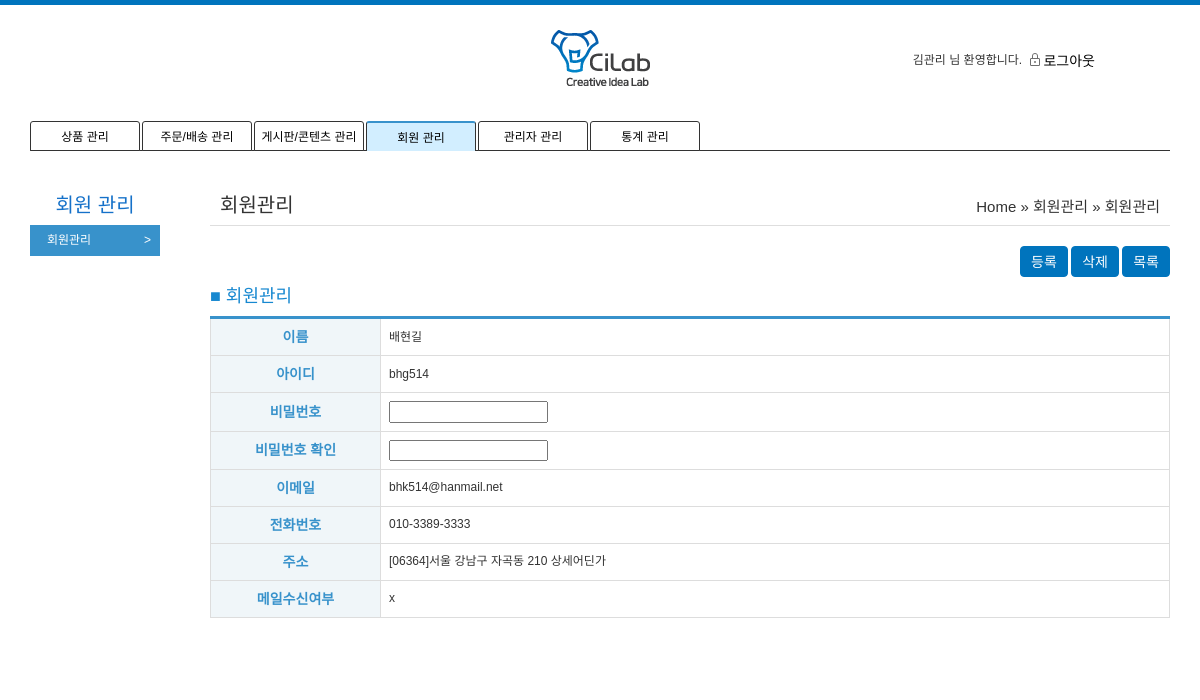
The page /admin/um/detail.php?no=7 (signed in) on the database its author committed.
### tables this page shows
CREATE TABLE IF NOT EXISTS `tb_user` (
  `pk_no` int(11) NOT NULL AUTO_INCREMENT,
  `fd_id` varchar(50) DEFAULT NULL,
  `fd_pw` varchar(100) DEFAULT NULL,
  `fd_name` varchar(50) DEFAULT NULL,
  `fd_hp` varchar(50) DEFAULT NULL,
  `fd_mail` varchar(50) DEFAULT NULL,
  `fd_zip` varchar(50) DEFAULT NULL,
  `fd_address1` varchar(50) DEFAULT NULL,
  `fd_address2` varchar(50) DEFAULT NULL,
  `fd_reception` char(1) DEFAULT NULL,
  `fd_date` date DEFAULT NULL,
  `fd_gender` char(1) DEFAULT NULL,
  `fd_birthday` date DEFAULT NULL,
  `fd_type` char(1) DEFAULT 'u',
  PRIMARY KEY (`pk_no`)
);

### common.php (called while the page is built, shortened)
<?php
	include_once('config/db_config.php');
	$mysqli = new mysqli($host, $user, $pw, $dbName);
	function query_send($query){
		global $mysqli;
		return mysqli_query($mysqli, $query);
	}
	function user_get_info($no,$table){
		$query = "select * from ".$table." where pk_no=".$no;
		$result = query_send($query);
		$info = mysqli_fetch_array($result);
		return $info;
	}
?>

### admin/um/detail.php (the view, shortened to what this page needs)
<?php
	include '../admin_header.php';
	include './side.php';
	include_once("../../common.php");
	$no = $_GET['no'];
	$info = user_get_info($no,"tb_user");
?>
<section class="container">
	<div class="">
		<div class="tabletInner">
			<form enctype='multipart/form-data' id="user_update" action="user_update.php" method="post">
				<fieldset>
					<table>
						<div>
							<div class="admin_title">회원관리</div>
							<div class="admin_position">Home  » 회원관리 » 회원관리</div>
						</div>
						<hr class="garo" style="display: block;">
						<div class="mt20 ar">
							<input type="submit" value="등록" id="save_btn" class="btn type05">
							<a id="info_del" class="btn type05">삭제</a>
							<a href="/admin/um/list.php" class="btn type05">목록</a>
						</div>
						<h4>■ 회원관리</h4>
						<colgroup>
							<col style="width:170px;">
							<col>
						</colgroup>
						<tbody>
							<tr>
								<th scope="row">이름</th>
								<td colspan="3"><?=$info['fd_name']?>
								</td>
							</tr>
							<tr>
								<th scope="row">아이디</th>
								<td colspan="3"><?=$info['fd_id']?></td>
							</tr>
							<tr>
								<th scope="row">비밀번호</th>
								<td colspan="3"><input type="password" name="pw" id="pw"></td>
							</tr>
							<tr>
								<th scope="row">비밀번호 확인</th>
								<td colspan="3">
									<input type="password" name="pw_re" id="pw_re">
								</td>
							</tr>
							<tr>
								<th scope="row">이메일</th>
								<td colspan="3"><?=$info['fd_mail']?></td>
							</tr>
							<tr>
								<th scope="row">전화번호</th>
								<td colspan="3"><?=$info['fd_hp']?></td>
							</tr>
							<tr>
								<th scope="row">주소</th>
								<td colspan="3">[<?=$info['fd_zip']?>]<?=$info['fd_address1']?> <?=$info['fd_address2']?></td>
							</tr>
							<tr>
								<th scope="row">메일수신여부</th>
								<td colspan="3"><?=$info['fd_reception']?></td>
							</tr>
						</tbody>
					</table>
				</fieldset>
			</form>
		</div>
	</div>
</section>
</body>
</html>

### css/common.css (style rules this page uses)
* { margin:0; padding:0; font-family: 'Noto Sans KR', sans-serif; list-style:none; vertical-align:middle; }
h1, h2, h3, h4, h5, h6 { font-size:14px; color:#333; }
a, div, p, td, th, select,option { font-size:12px; color:#333; }
article, aside, hgroup, header, footer, figure, figcaption, nav, section, time, mark, canvas, video, audio, details, summary { display:block; }
form { display:inline; margin:0; border:0; padding:0; }
table { border-collapse:collapse; width:100%; }
a { text-decoration:none; }
input { box-sizing:border-box; }
.ar { text-align:right !important }
.mt20 { margin-top:20px !important }

### css/style.css (style rules this page uses)
html { overflow-y: scroll; }
html, body { height: 100%; }
.btn { display: inline-block; line-height: 1.2; cursor: pointer; }
.btn.type05 { padding: 0px 10px; box-sizing: border-box; line-height: 31px; height: 31px; font-size: 14px; color: #fff; vertical-align: middle; border: 1px solid #0074bd; border-radius: 4px; background: #0074bd; }

### css/default.css (style rules this page uses)
html { overflow-y:scroll }
body { margin:0;padding:0;font-size:0.75em }
html, h1, h2, h3, h4, h5, h6, form, fieldset, img { margin:0;padding:0;border:0 !important }
h1, h2, h3, h4, h5, h6 { font-size:1em }
article, aside, details, figcaption, figure, footer, header, hgroup, menu, nav, section { display:block }
label, input, button, select, img { vertical-align:middle }
input, button { margin:0;padding:0;font-size:1em }
hr { display:none }
a:link, a:visited { color:#000;text-decoration:none }

### admin/css/style.css (style rules this page uses)
* { margin: 0; padding: 0 }
body { font-family: "Lato", sans-serif, "맑은 고딕", font-size : 0.75em; color: #333 }
h4 { color: #1788d0 !important; }
.container { float: right; width: calc(100% - 200px) !important; font-size: 28px; padding: 0 30px 30px 10px !important; }
hr.garo { border: solid #dedede; border-width: 1px 0 0; margin-top: 5px; margin-bottom: 5px; }
.admin_position { text-align: right; display: inline-block; margin-right: 10px; margin-top: 5px; font-size: 15px; float: right; }
.admin_title { text-align: left; display: inline-block; margin-left: 10px; font-size: 20px; width: 40%; }
table { border-collapse: collapse; border-top: 3px solid #3892cb; margin-bottom: 25px; }
table th { color: #3892cb; background: #f0f6f9; text-align: center; font-size: 14px !important; }
table th, table td { padding: 8px; border: 1px solid #ddd; }

### css/tablet.css (style rules this page uses)
.tabletInner { padding:0 10px; }

### css/mobile.css (style rules this page uses)
html { overflow-y:scroll }
body { margin:0;padding:0;font-size:0.75em }
html, h1, h2, h3, h4, h5, h6, form, fieldset, img { margin:0;padding:0;border:0 }
h1, h2, h3, h4, h5, h6 { font-size:1em }
article, aside, details, figcaption, figure, footer, header, hgroup, menu, nav, section { display:block }
label, input, button, select, img { vertical-align:middle }
input, button { margin:0;padding:0;font-size:1em }
input[type=text], input[type=password], input[type=submit], input[type=image], button { border-radius:0;font-size:1em;-webkit-appearance:none }
hr { display:none }
a:link, a:visited { color:#000;text-decoration:none }

### rows shown on the page
tb_user: fd_name "배현길", fd "bhg514", fd_mail "bhk514@hanmail.net", fd_hp "010-3389-3333", fd_zip "06364", fd_address1 "서울 강남구 자곡동 210", fd_address2 "상세어딘가", fd_reception "x"

### other values the page prints
$user_name "김관리"
